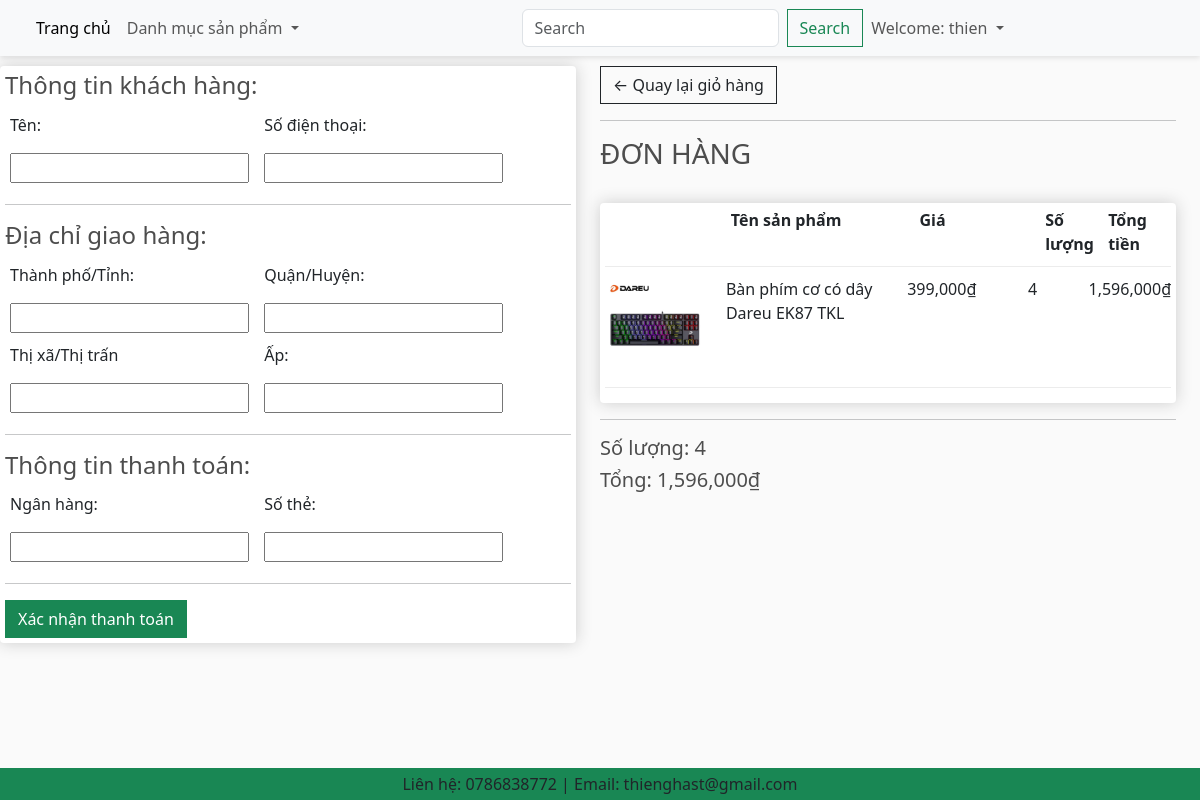
Screenshot of /checkout/ (signed in) with the database file from the repository.
### app/models.py (models this page shows, shortened)
class OrderDetail(models.Model):
    order = models.ForeignKey(Order, on_delete=models.CASCADE)
    product = models.ForeignKey(Product, on_delete=models.CASCADE)
    quantity = models.IntegerField(default= 0, null= True, blank=True)
    def get_discount_price(self):
        offer = Offer.objects.filter(product=self.product, start__lte=now(), end__gte=now()).first()
        if offer:
            return round(self.product.price * (1 - offer.discount / 100), -3)  # Làm tròn đến hàng nghìn
        return self.product.price
    @property
    def get_total(self):
        return self.get_discount_price() * self.quantity

class Product(models.Model):
    name= models.CharField(max_length= 250)
    detail= models.TextField(null= True, blank= True)
    price= models.IntegerField(null= False)
    quantity= models.IntegerField(null= True)
    image= models.ImageField(null= True, blank= True)
    category= models.ForeignKey(Category, on_delete= models.CASCADE, related_name= 'product')
    manufacturer= models.ForeignKey(Manufacturer, on_delete= models.CASCADE)
    create= models.DateTimeField(auto_now_add= True)
    update= models.DateTimeField(auto_now= True)
    def get_discounted_price(self):
        now = timezone.now()
        offer = Offer.objects.filter(product=self, start__lte=now, end__gte=now).order_by('-discount').first()
        if offer:
            discount_amount = (self.price * offer.discount) / 100  # Tính số tiền giảm
            return max(self.price - discount_amount, 0)  # Đảm bảo giá không âm
        return self.price  # Không có giảm giá hợp lệ thì giữ nguyên giá gốc
    @property
    def ImageURL(self):
        try:
            url= self.image.url
        except:
            url= ''
        return url

class Order(models.Model):
    customer= models.ForeignKey(User, on_delete= models.CASCADE)
    purchase_date = models.DateTimeField(auto_now_add = True)
    @property
    def get_cart_items(self):
        orderdetails = self.orderdetail_set.all()
        total = sum([item.quantity for item in orderdetails])
        return total
    @property
    def get_cart_total(self):
        orderdetails = self.orderdetail_set.all()
        total = sum([item.get_total for item in orderdetails])  # Lấy tổng tiền đã giảm giá
        return total

### app/views.py (the view)
# urls.py: path('checkout/', views.checkout, name="checkout"),
def checkout(request):
    categories = Category.objects.all()
    active_category = request.GET.get('category', '')
    c_form = CheckoutInfoForm()
    if request.user.is_authenticated:
        customer = request.user
        order = Order.objects.filter(customer=customer).first()  # Lấy đơn hàng chưa thanh toán
        if request.method == 'POST':
            selected_items = request.POST.getlist('selected_items')  # Lấy danh sách sản phẩm được chọn
            if order:
                items = order.orderdetail_set.filter(product__id__in=selected_items)  # Lọc sản phẩm đã chọn
            else:
                items = []
            c_form = CheckoutInfoForm(request.POST)
            if c_form.is_valid():
                checkout_info = c_form.save(commit=False)
                checkout_info.order = order
                checkout_info.save()
                for item in items:
                    product = item.product
                    if product.quantity is not None and product.quantity >= item.quantity:
                        product.quantity -= item.quantity
                        product.save()
                    else:
                        messages.error(request, f"Sản phẩm {product.name} không đủ hàng!")
                if all(item.product.quantity >= 0 for item in items):
                    order.save()
                    messages.success(request, "Thanh toán thành công!")
                    return redirect('success')
        else:
            items = order.orderdetail_set.all() if order else []
    else:
        order = {'get_cart_items': 0, 'get_cart_total': 0}
        items = []
    for item in items:
        offer = Offer.objects.filter(product=item.product, start__lte=now(), end__gte=now()).first()
        item.discount_price = item.product.get_discounted_price()
        item.discount_percent = offer.discount if offer else 0
    context = {
        'c_form': c_form,
        'categories': categories,
        'active_category': active_category,
        'items': items,
        'order': order,
        'user_not_login': "visible" if not request.user.is_authenticated else "hidden",
        'user_login': "hidden" if not request.user.is_authenticated else "visible"
    }
    return render(request, 'app/checkout.html', context)

### app/models.py
class CheckoutInfoForm(forms.ModelForm):
    class Meta:
        model = CheckoutInfo
        fields = ['name', 'number', 'city',  'district', 'town', 'hamlet', 'bank', 'card_number']

### app/templates/app/checkout.html (shortened to what this page needs)
{% extends 'app/base.html' %}
{% load static %}
{% load humanize %}
{% block content_checkout %}
     <div class="row" style="width:100%">
		<div class="col-lg-6">
			<div class="box-element" id="form-wrapper">
				<form method="POST" action="">
					<div id="user-info">
						<h4>Thông tin khách hàng:</h4>
						<div class="form-field">
							<p>Tên:</p>
							{{c_form.name}}
						</div>
						<div class="form-field">
							<p>Số điện thoại:</p>
							{{c_form.number}}
						</div>
					</div>
					<hr>
					<div id="shipping-info">
						<h4>Địa chỉ giao hàng:</h4>
						<div class="form-field">
							<p>Thành phố/Tỉnh:</p>
							{{c_form.city}}
						</div>
						<div class="form-field">
							<p>Quận/Huyện:</p>
							{{c_form.district}}
						</div>
						<div class="form-field">
							<p>Thị xã/Thị trấn</p>
							{{c_form.town}}
						</div>
						<div class="form-field">
							<p>Ấp:</p>
							{{c_form.hamlet}}
						</div>
					</div>
					<hr>
					<div id="user-info">
						<h4>Thông tin thanh toán:</h4>
						<div class="form-field">
							<p>Ngân hàng:</p>
							{{c_form.bank}}
						</div>
						<div class="form-field">
							<p>Số thẻ:</p>
							{{c_form.card_number}}
						</div>
					</div>
					<hr>
					<input id="form-button" class="btn btn-success btn-block" type="submit" value="Xác nhận thanh toán">
				</form>
			</div>
			<br>
		</div>
		<div class="col-lg-6">
			<a  class="btn btn-outline-dark" href="{% url 'cart' %}">&#x2190; Quay lại giỏ hàng</a>
			<hr>
			<h3>ĐƠN HÀNG</h3>
			<br>
			<div class="box-element" style="display: flex; flex-direction: column; justify-content: center;">
				<div class="cart-row" style="display: flex;">
					<div style="flex:2"></div>
					<div style="flex:3"><strong>Tên sản phẩm</strong></div>
					<div style="flex:2"><strong>Giá</strong></div>
					<div style="flex:1"><strong>Số lượng</strong></div>
					<div style="flex:1"><strong>Tổng tiền</strong></div>
				</div>
				{% for item in items %}
					<div class="cart-row">
						<div style="flex:2"><img class="row-image" src="{{ item.product.ImageURL }}"></div>
						<div style="flex:3"><p>{{ item.product.name }}</p></div>
						<div style="flex:2">
							{% if item.discount_price and item.discount_price < item.product.price %}
								<p>
									<span class="text-muted" style="text-decoration: line-through;">
										{{ item.product.price|intcomma }}₫
									</span>
									<span class="act-price" style="color: red;">
										{{ item.discount_price|intcomma }}₫ (-{{ item.discount_percent }}%)
									</span>
								</p>
							{% else %}
								<p>{{ item.product.price|intcomma }}₫</p>
							{% endif %}
						</div>
						<div style="flex:1"><p>{{ item.quantity }}</p></div>
						<div style="flex:1">
							<p>
								{% if item.discount_price and item.discount_price < item.product.price %}
									{{ item.get_total|intcomma }}₫
								{% else %}
									{{ item.get_total|intcomma }}₫
								{% endif %}
							</p>
						</div>
					</div>
				{% endfor %}
			</div>
			<hr>
			<h5>Số lượng: {{order.get_cart_items}}</h5>
			<h5>Tổng: {{order.get_cart_total|intcomma}}₫</h5>
		</div>
	</div>
	<br>
	<br>
{% endblock content_checkout %}

### app/templates/app/base.html (shortened to what this page needs)
{% load static %}
<!DOCTYPE html>
<html lang="en">
  <head>
    <link href="https://cdn.jsdelivr.net/npm/bootstrap@5.3.2/dist/css/bootstrap.min.css" rel="stylesheet">
    <link href="{% static 'app/css/owl.carousel.min.css' %}" rel="stylesheet"/>
    <link href="{% static 'app/css/style.css' %}" rel="stylesheet" ype="text/css" media="all"/>
    <link href="{% static 'app/css/all.min.css' %}" rel="stylesheet"/>
    <link href="{% static 'app/css/main.css' %}" rel="stylesheet" type="text/css"/>
  </head>
  <body>
    <nav class="navbar navbar-expand-lg bg-body-tertiary">
      <div class="container-fluid">
        <div class="collapse navbar-collapse" id="navbarSupportedContent">
          <ul class="navbar-nav me-auto mb-2 mb-lg-0">
            <li class="nav-item">
              <a class="nav-link active" aria-current="page" href="{% url 'home' %}">Trang chủ</a>
            </li>
            <li class="nav-item dropdown">
              <a class="nav-link dropdown-toggle" href="#" role="button" data-bs-toggle="dropdown" aria-expanded="false">
                Danh mục sản phẩm
              </a>
            </li>
          </ul>
          <form class="d-flex" role="search" method="POST" action="{% url 'search' %}">
            <input class="form-control me-2" type="search" placeholder="Search" aria-label="Search" name = "searched">
            <button class="btn btn-outline-success" type="submit">Search</button>
          </form>
        </div>
        <ul class="navbar-nav me-auto mb-2 mb-lg-0">
          <li class="nav-item dropdown">
            <a class="nav-link dropdown-toggle" href="#" role="button" data-bs-toggle="dropdown" aria-expanded="false" style="visibility: {{user_login}}">
              Welcome: {{request.user}}
            </a>
          </li>
        </ul>
      </div>
    </nav>
  {% block content_checkout %}{% endblock content_checkout %}
  <footer class="container-fluid bg-success text-center fixed-bottom p-1 mt-5">
    Liên hệ: 0786838772 | Email: thienghast@gmail.com
  </footer>
  </body>
</html>

### app/static/app/css/style.css (style rules this page uses)
.navbar { position: fixed; top: 0; width: 100%; z-index: 1000; background-color: white; box-shadow: 0 2px 5px rgba(0, 0, 0, 0.1); }
body { padding-top: 56px; }

### app/static/app/css/main.css (style rules this page uses)
body { background-color: hsl(0, 0%, 98%); }
h1,h2,h3,h4,h5,h6 { color:hsl(0, 0%, 30%); }
.box-element { box-shadow:hsl(0, 0%, 80%) 0 0 16px; background-color: #fff; border-radius: 4px; padding: 5px; }
.col-lg-3, .col-lg-4, .col-lg-6, .col-lg-8, .col-lg-12 { margin-top: 10px; }
.btn { border-radius: 0; }
.row-image { width: 100px; }
.form-field { width:250px; display: inline-block; padding: 5px; }
.cart-row { display: flex; align-items: flex-stretch; padding-bottom: 10px; margin-bottom: 10px; border-bottom: 1px solid #ececec; }

### rows the page displays
OrderDetail: product.ImageURL (picture), product.name "Bàn phím cơ có dây Dareu EK87 TKL", product.price "399,000", quantity "4", get_total "1,596,000"
Order: get_cart_items "4", get_cart_total "1,596,000"

### other values shown
{{ request.user }} "thien"
